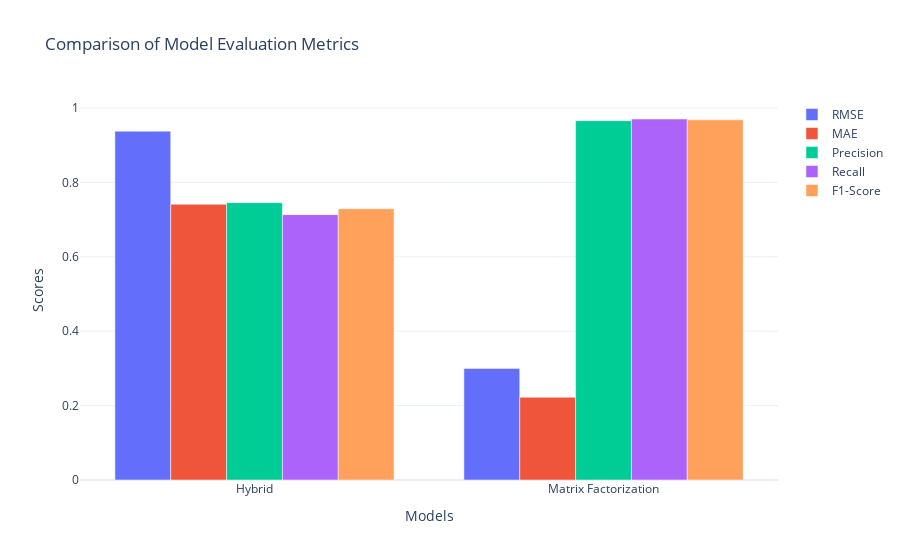

The cell this chart's notebook holds for it:
### Markdown cell above
## Comparing the Perfomances of Both the Models

### Code cell
import pandas as pd
import plotly.graph_objects as go

# Define the evaluation metrics for the two models
hybrid_metrics = {
    'Model': 'Hybrid',
    'RMSE': rmse2,
    'MAE': mae2,
    'Precision': precision2,
    'Recall': recall2,
    'F1-Score': f12
}

matrixf_metrics = {
    'Model': 'Matrix Factorization',
    'RMSE': rmse1,
    'MAE': mae1,
    'Precision': precision1,
    'Recall': recall1,
    'F1-Score': f11
}

# Create a DataFrame to store the metrics
metrics_df = pd.DataFrame([hybrid_metrics, matrixf_metrics])

# Print the DataFrame
print(metrics_df)

# Create a grouped bar chart to compare the models
fig = go.Figure()

metrics = ['RMSE', 'MAE', 'Precision', 'Recall', 'F1-Score']

for metric in metrics:
    fig.add_trace(go.Bar(
        x=metrics_df['Model'],
        y=metrics_df[metric],
        name=metric
    ))

# Customize the layout
fig.update_layout(
    title="Comparison of Model Evaluation Metrics",
    xaxis_title="Models",
    yaxis_title="Scores",
    barmode='group',
    template="plotly_white"
)

# Show the plot
fig.show()

### Figure 1 — Plotly figure (JSON) as saved in the notebook; plotly's stock layout.template omitted (floating-point values rounded to 4 significant figures)
{"data": [{"name": "RMSE", "type": "bar", "x": ["Hybrid", "Matrix Factorization"], "y": [0.9376, 0.2998]}, {"name": "MAE", "type": "bar", "x": ["Hybrid", "Matrix Factorization"], "y": [0.7411, 0.2225]}, {"name": "Precision", "type": "bar", "x": ["Hybrid", "Matrix Factorization"], "y": [0.7455, 0.9658]}, {"name": "Recall", "type": "bar", "x": ["Hybrid", "Matrix Factorization"], "y": [0.7132, 0.9703]}, {"name": "F1-Score", "type": "bar", "x": ["Hybrid", "Matrix Factorization"], "y": [0.729, 0.9681]}], "layout": {"autosize": true, "barmode": "group", "title": {"text": "Comparison of Model Evaluation Metrics"}, "xaxis": {"autorange": true, "range": [-0.5, 1.5], "title": {"text": "Models"}, "type": "category"}, "yaxis": {"autorange": true, "range": [0, 1.021], "title": {"text": "Scores"}, "type": "linear"}}}
